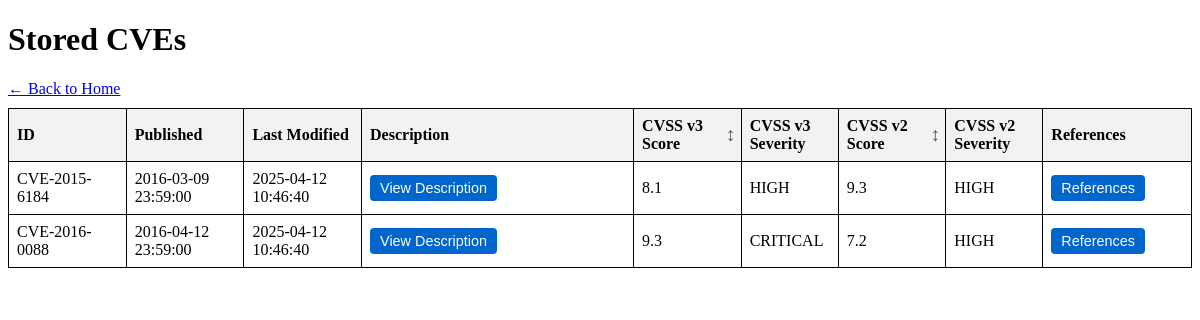
/display-stored, run on the app's committed database.
### tables this page shows
CREATE TABLE cve (
            id TEXT PRIMARY KEY,
    published TEXT,
    last_modified TEXT,
    description TEXT,
    cvss_v3_score REAL,
    cvss_v3_severity TEXT,
    cvss_v2_score REAL,
    cvss_v2_severity TEXT,
    reference_urls TEXT
        );

### main.py (the view)
@app.get("/display-stored")
def display_stored_cves(request: Request):
    cves = DB.get_cve_table()
    if not cves:
        return templates.TemplateResponse(
        "error.html",
        {"request": request, "message": "No CVEs found in the database. You must fetch them first"}
    )
    return templates.TemplateResponse(
        "display_table.html",
        {"request": request, "cves": cves}
    )

### templates/display_table.html (shortened to what this page needs)
<!DOCTYPE html>
<html>
<head>
    <link rel="stylesheet" href="/static/styles.css">
</head>
<body>
    <h1>Stored CVEs</h1>
    <a href="/">← Back to Home</a>
    <table id="cve-table">
        <thead>
            <tr>
                <th>ID</th>
                <th>Published</th>
                <th>Last Modified</th>
                <th>Description</th>
                <th class="sortable" data-column="cvss_v3_score">CVSS v3 Score</th>
                <th>CVSS v3 Severity</th>
                <th class="sortable" data-column="cvss_v2_score">CVSS v2 Score</th>
                <th>CVSS v2 Severity</th>
                <th>References</th>
            </tr>
        </thead>
        <tbody id="cve-table-body">
            {% for cve in cves %}
            <tr>
                <td>{{ cve.id }}</td>
                <td>{{ cve.published }}</td>
                <td>{{ cve.last_modified }}</td>
                <td>
                    <button class="description-btn"
                        data-description="{{ cve.description }}">
                        View Description
                    </button>
                </td>
                <td>{{ cve.cvss_v3_score or "" }}</td>
                <td>{{ cve.cvss_v3_severity or "" }}</td>
                <td>{{ cve.cvss_v2_score or "" }}</td>
                <td>{{ cve.cvss_v2_severity or "" }}</td>
                <td>
                <button class="references-btn"
                        data-references='{{ cve.reference_urls }}'>
                    References
                </button>
                </td>
            </tr>
            {% endfor %}
        </tbody>
    </table>
</body>
</html>

### static/styles.css (style rules this page uses)
table { border-collapse: collapse; width: 100%; table-layout: fixed; margin-top: 10px; }
th, td { border: 1px solid black; padding: 8px; text-align: left; white-space: normal; word-wrap: break-word; }
th { background-color: #f2f2f2; font-weight: bold; cursor: pointer; user-select: none; }
th.sortable { position: relative; padding-right: 20px; }
th.sortable::after { content: "↕"; position: absolute; right: 5px; top: 50%; transform: translateY(-50%); font-size: 1.2em; font-weight: bold; color: #555; }
th:nth-child(1), td:nth-child(1) { width: 10%; }
th:nth-child(2), td:nth-child(2) { width: 10%; }
th:nth-child(3), td:nth-child(3) { width: 10%; }
th:nth-child(4), td:nth-child(4) { width: 25%; }
th:nth-child(5), td:nth-child(5) { width: 8%; }
th:nth-child(6), td:nth-child(6) { width: 8%; }
th:nth-child(7), td:nth-child(7) { width: 8%; }
th:nth-child(8), td:nth-child(8) { width: 8%; }
th:nth-child(9), td:nth-child(9) { width: 13%; }
td { max-height: 100px; overflow-y: auto; }
button.references-btn, button.description-btn { background-color: #0066cc; color: white; border: none; padding: 5px 10px; cursor: pointer; border-radius: 4px; font-size: 0.9em; }

### data on the page
cve: id "CVE-2015-6184", published "2016-03-09 23:59:00", last_modified "2025-04-12 10:46:40", cvss_v3_score "8.1", cvss_v3_severity "HIGH", cvss_v2_score "9.3", cvss_v2_severity "HIGH"
cve: id "CVE-2016-0088", published "2016-04-12 23:59:00", last_modified "2025-04-12 10:46:40", cvss_v3_score "9.3", cvss_v3_severity "CRITICAL", cvss_v2_score "7.2", cvss_v2_severity "HIGH"
